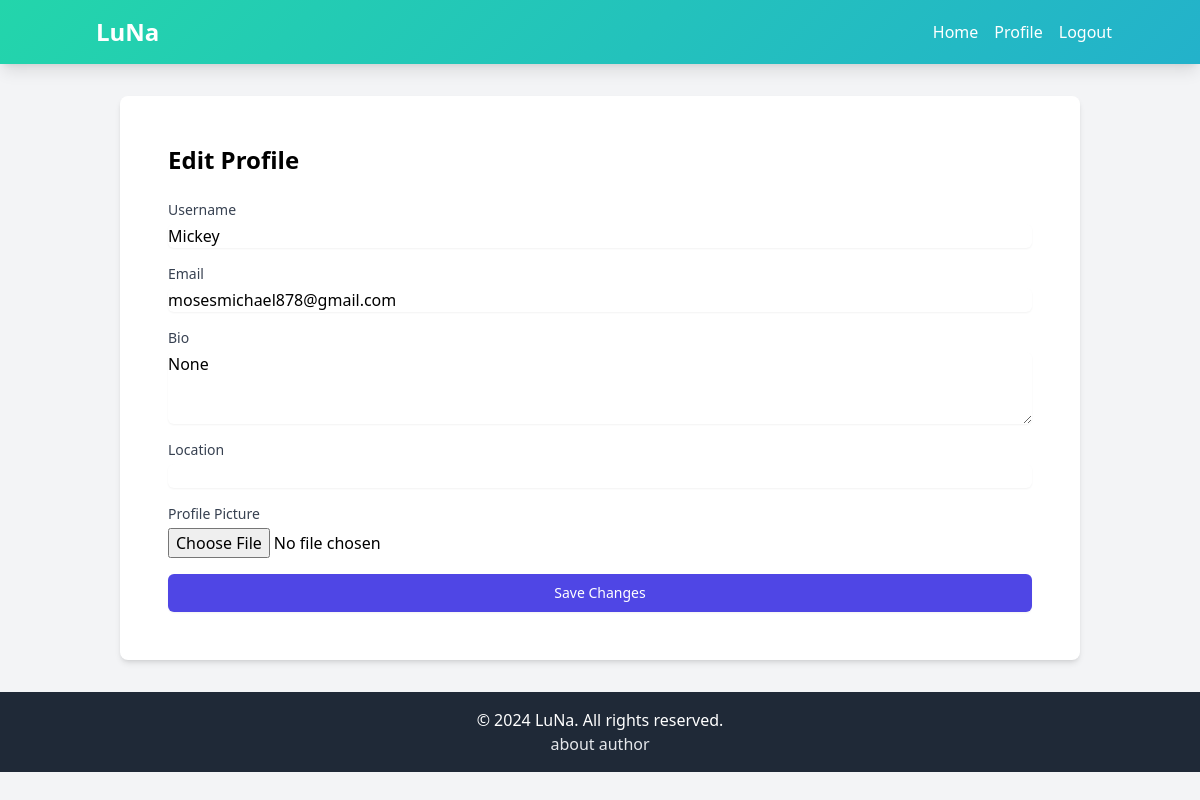
Screenshot of /edit_profile (signed in) with the database file from the repository.
### models.py (models this page shows, shortened)
class User(UserMixin, db.Model):  # Ensure UserMixin is extended
    id = db.Column(db.Integer, primary_key=True)
    username = db.Column(db.String(80), unique=True, nullable=False, index=True)
    email = db.Column(db.String(120), unique=True, nullable=False, index=True)
    password_hash = db.Column(db.String(128), nullable=False)
    profile_picture = db.Column(db.String(120), default='default.jpg')
    bio = db.Column(db.Text)
    date_joined = db.Column(db.DateTime, default=lambda: datetime.now(pytz.timezone('Africa/Nairobi')))
    posts = db.relationship('Post', backref='author', lazy='dynamic', cascade="all, delete-orphan")
    comments = db.relationship('Comment', backref='author', lazy='dynamic', cascade="all, delete-orphan")
    followed = db.relationship(
        'User',
        secondary=followers,
        primaryjoin=id == followers.c.follower_id,
        secondaryjoin=id == followers.c.followed_id,
        backref=db.backref('followers', lazy='dynamic'),
        lazy='dynamic'
    )

### prof.py (the view, shortened to what this page needs)
@profile.route('/edit_profile', methods=['GET', 'POST'])
@login_required
def edit_profile():
    return render_template('edit_profile.html', user=current_user)

### app.py (called while the page is built)
@login_manager.user_loader
def load_user(user_id):
    return User.query.get(int(user_id))

@app.before_request
def make_session_permanent():
    session.permanent = True
    app.permanent_session_lifetime = timedelta(days=30)

@app.before_request
def make_session_permanent():
    session.permanent = True
    app.permanent_session_lifetime = timedelta(days=30)

### templates/edit_profile.html (shortened to what this page needs)
<!DOCTYPE html>
<html lang="en">
<head>
    <script src="https://cdn.tailwindcss.com"></script>
</head>
<body class="bg-gray-100">
    <nav class="gradient-bg p-4 shadow-lg">
        <div class="container mx-auto flex justify-between items-center">
            <a href="{{ url_for('index') }}" class="text-white text-2xl font-bold flex items-center">
                LuNa
            </a>
            <div class="flex space-x-4">
                <a href="{{ url_for('index') }}" class="text-white hover:text-gray-200 transition duration-300">Home</a>
                <a href="{{ url_for('user_profile', username=current_user.username) }}" class="text-white hover:text-gray-200 transition duration-300">Profile</a>
                <a href="{{ url_for('logout') }}" class="text-white hover:text-gray-200 transition duration-300">Logout</a>
            </div>
        </div>
    </nav>
    <main class="container mx-auto mt-8 px-4 sm:px-6 lg:px-8">
        <div class="bg-white rounded-lg shadow-md p-6 sm:p-8 md:p-10 lg:p-12">
            <h1 class="text-2xl font-bold mb-6">Edit Profile</h1>
            <form action="{{ url_for('prof.edit_profile') }}" method="POST" enctype="multipart/form-data" class="space-y-4">
                <div>
                    <label for="username" class="block text-sm font-medium text-gray-700">Username</label>
                    <input type="text" name="username" id="username" value="{{ current_user.username }}" class="mt-1 block w-full rounded-md border-gray-300 shadow-sm focus:border-indigo-300 focus:ring focus:ring-indigo-200 focus:ring-opacity-50">
                </div>
                <div>
                    <label for="email" class="block text-sm font-medium text-gray-700">Email</label>
                    <input type="email" name="email" id="email" value="{{ current_user.email }}" class="mt-1 block w-full rounded-md border-gray-300 shadow-sm focus:border-indigo-300 focus:ring focus:ring-indigo-200 focus:ring-opacity-50">
                </div>
                <div>
                    <label for="bio" class="block text-sm font-medium text-gray-700">Bio</label>
                    <textarea name="bio" id="bio" rows="3" class="mt-1 block w-full rounded-md border-gray-300 shadow-sm focus:border-indigo-300 focus:ring focus:ring-indigo-200 focus:ring-opacity-50">{{ current_user.bio }}</textarea>
                </div>
                <div>
                    <label for="location" class="block text-sm font-medium text-gray-700">Location</label>
                    <input type="text" name="location" id="location" value="{{ current_user.location }}" class="mt-1 block w-full rounded-md border-gray-300 shadow-sm focus:border-indigo-300 focus:ring focus:ring-indigo-200 focus:ring-opacity-50">
                </div>
                <div>
                    <label for="profile_picture" class="block text-sm font-medium text-gray-700">Profile Picture</label>
                    <input type="file" name="profile_picture" id="profile_picture" accept="image/*" class="mt-1 block w-full">
                </div>
                <div>
                    <button type="submit" class="w-full flex justify-center py-2 px-4 border border-transparent rounded-md shadow-sm text-sm font-medium text-white bg-indigo-600 hover:bg-indigo-700 focus:outline-none focus:ring-2 focus:ring-offset-2 focus:ring-indigo-500">
                        Save Changes
                    </button>
                </div>
            </form>
        </div>
    </main>
    <footer class="bg-gray-800 flex flex-col text-white py-4 mt-8">
        <div class="container mx-auto text-center">
            © 2024 LuNa. All rights reserved.
            <a href="https://my-websit.onrender.com/" class=" flex flex-col text-gray-200">about author</a>
        </div>
    </footer>
</body>
</html>

### templates/edit_profile.html (style rules this page uses)
.gradient-bg { background: linear-gradient(-45deg, #ee7752, #e73c7e, #23a6d5, #23d5ab); background-size: 400% 400%; animation: gradientBG 15s ease infinite; }

### rows the page displays
User: username "Mickey", email "mosesmichael878@gmail.com", bio "None"
